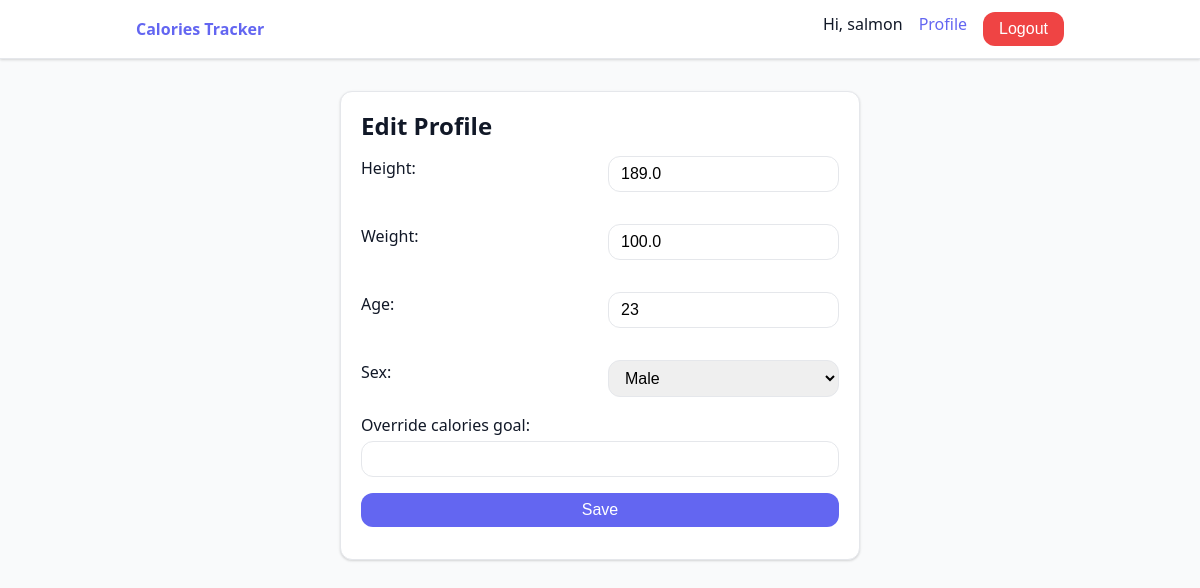
The page /project/profile/2/update/ (signed in) on the database as committed earlier.
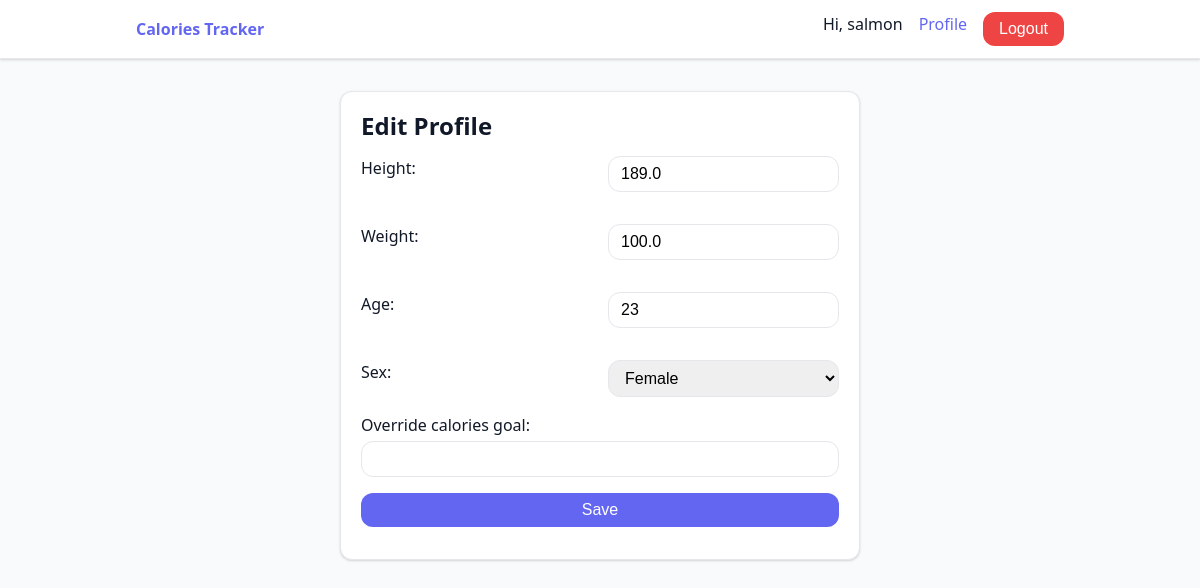
The same page on the database as committed later.
### project/models.py (models this page shows, shortened)
class UserProfile(models.Model):
    user = models.OneToOneField(
        settings.AUTH_USER_MODEL,
        on_delete=models.CASCADE,
        related_name='profile'
    )
    sex_choices = [
        ('M', 'Male'),
        ('F', 'Female'),
        ('O', 'Other'),
    ]
    sex = models.CharField(max_length=1, choices=sex_choices, blank=True)
    override_calories_goal = models.IntegerField(blank=True, null=True) #can be left blank
    height = models.FloatField(blank=True, null=True)
    weight = models.FloatField(blank=True, null=True)
    age = models.IntegerField(blank=True, null=True)

### project/views.py (the view, shortened to what this page needs)
# urls.py: path('profile/<int:pk>/update/', UpdateProfileView.as_view(), name='update_profile'),
class UpdateProfileView(LoginRequiredMixin, UpdateView):
    template_name = 'project/update_profile.html'
    form_class = UpdateProfileForm
    model = UserProfile

### project/forms.py
class UpdateProfileForm(forms.ModelForm):
    class Meta:
        model = UserProfile
        fields = ['age', 'weight', 'height', 'override_calories_goal', 'sex']

### project/templates/project/update_profile.html (shortened to what this page needs)
{% extends "project/base.html" %}
{% block content %}
<div class="container">
  <div class="card" style="max-width:520px;margin-inline:auto;">
    <h2>Edit Profile</h2>
    <form method="post">
      <div style="display:grid;grid-template-columns:1fr 1fr;gap:1rem;">
        {{ form.height.label_tag }}    {{ form.height }}
        {{ form.weight.label_tag }}    {{ form.weight }}
        {{ form.age.label_tag }}       {{ form.age }}
        {{ form.sex.label_tag }}       {{ form.sex }}
      </div>
      {{ form.override_calories_goal.label_tag }}
      {{ form.override_calories_goal }}
      <input type="submit" value="Save">
    </form>
  </div>
</div>
{% endblock %}

Rows that differ between the two databases and show on the page:
changed UserProfile: sex "Male" → "Female"
